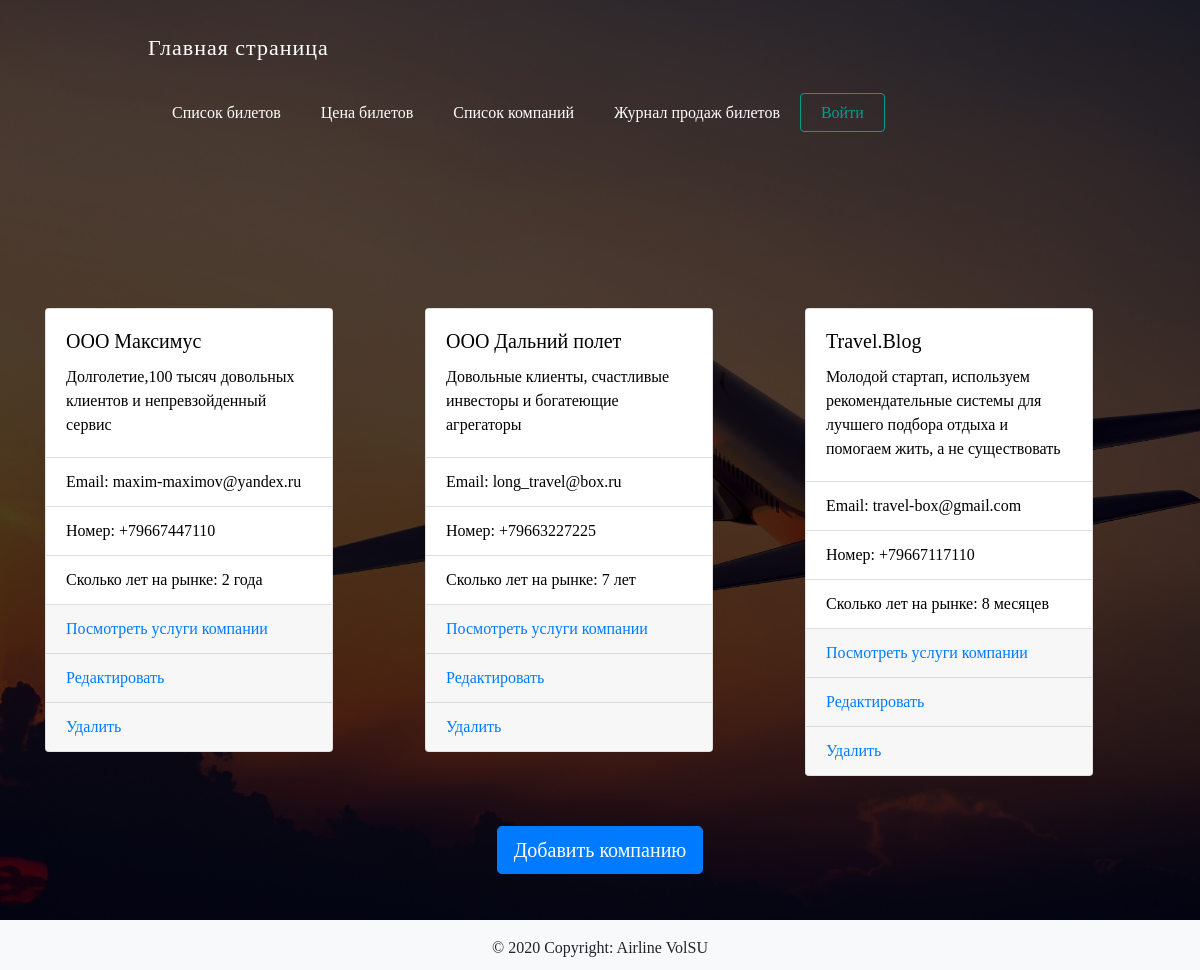
Screenshot of /list_company.php with the database file from the repository.
### tables this page shows
CREATE TABLE `company` (
  `company_id` int(255) NOT NULL AUTO_INCREMENT,
  `company_name` text NOT NULL,
  `company_email` text NOT NULL,
  `company_phone` text NOT NULL,
  `company_age` text NOT NULL,
  `company_info` mediumtext NOT NULL,
  PRIMARY KEY (`company_id`)
);

### list_company.php (the view, shortened to what this page needs)
<?php
require_once 'constants.php';
$sql = "SELECT * FROM `company`";
$result = $dbc -> query($sql);
?>
<!DOCTYPE html>
<html lang="en">
<head>
    <?php require_once 'header.php'; ?>
</head>
<body>
<div class="wrapper">
    <?php require_once 'navbar.php'; ?>
    <div class="content">
        <div class="container">
            <div class="row">
                <?php
                foreach ($result as $item){
                    $company_id = $item['company_id'];
                    $company_name = $item['company_name'];
                    $company_email = $item['company_email'];
                    $company_phone = $item['company_phone'];
                    $company_age = $item['company_age'];
                    $company_info = $item['company_info'];
                    echo ("
                        <div class=\"col-lg-4 col-md-4 col-sm-12 list\">
                            <div class=\"card\" style=\"width: 18rem;\">
                                <div class=\"card-body\">
                                    <h5 class=\"card-title\">$company_name</h5>
                                    <p class=\"card-text\">$company_info</p>
                                </div>
                                <ul class=\"list-group list-group-flush\">
                                    <li class=\"list-group-item\">Email: $company_email</li>
                                    <li class=\"list-group-item\">Номер: $company_phone</li>
                                    <li class=\"list-group-item\">Сколько лет на рынке: $company_age</li>
                                </ul>
                                <div class=\"card-footer\">
                                    <form action=\"list_company_service.php\" method=\"post\">
                                        <a href=\"#\" onclick=\"parentNode.submit();\">Посмотреть услуги компании</a>
                                        <input type=\"hidden\" name=\"look\" value=\"$company_id\"/>
                                    </form>
                                </div>
                                <div class=\"card-footer\">
                                    <form action=\"form_company.php\" method=\"post\">
                                        <a href=\"#\" onclick=\"parentNode.submit();\">Редактировать</a>
                                        <input type=\"hidden\" name=\"edit\" value=\"$company_id\"/>
                                    </form>
                                </div>
                                <div class=\"card-footer\">
                                    <form action=\"sql/crud_company.php\" method=\"post\">
                                        <a href=\"#\" onclick=\"parentNode.submit();\">Удалить</a>
                                        <input type=\"hidden\" name=\"delete\" value=\"$company_id\"/>
                                    </form>
                                </div>
                            </div>
                        </div>
                        ");
                }
                ?>
            </div>
            <div class="text-center">
                <form action="form_company.php">
                    <button class="btn btn-primary btn-lg" type="submit">
                        Добавить компанию
                    </button>
                </form>
            </div>
            <br>
            <br>
        </div>
        <br>
        <br>
    </div>
    <?php require_once 'footer.php'; ?>
</div>
</body>
</html>

### header.php (shortened to what this page needs)
<link rel="stylesheet" href="https://stackpath.bootstrapcdn.com/bootstrap/4.5.2/css/bootstrap.min.css"
>
<link rel="stylesheet" href="style/style.css">
<link rel="stylesheet" href="https://maxcdn.bootstrapcdn.com/font-awesome/"

### navbar.php
<div class="navbar">
    <div class="main">
        <a href="index.php">Главная страница</a>
    </div>
    <div class="menu">
        <ul>
            <li><a href="list_tickets.php">Список билетов</a><li>
            <li><a href="price_tickets.php">Цена билетов</a><li>
            <li><a href="list_company.php">Список компаний</a><li>
            <li><a href="#">Журнал продаж билетов</a><li>
            <li><a href=<?php
                if(empty($_SESSION['username']))echo "login.php";
                else echo "personal_profile.php";
                ?>>
                    <?php
                    if(empty($_SESSION['username']))echo "Войти";
                    else echo "Личный кабинет";
                    ?>
                </a><li>
        </ul>
    </div>
</div>

### footer.php
<footer class="footer">
    <div class="footer-copyright text-center py-3">© 2020 Copyright: Airline VolSU</div>
</footer>

### style/style.css (style rules this page uses)
html, body { margin: 0; padding: 0; width: 100%; }
.container { margin-top:8%; }
body { width:100%; height: 100vh; background: linear-gradient( rgba(0, 0, 0, 0.7), rgba(0, 0, 0, 0.7) ),url(../images/fly.jpg); background-position: center; background-repeat: no-repeat; background-size: cover; display: table; font-family: Montserrat; }
.main { letter-spacing: 1px; float: left; font-size:22px; line-height: 80px; padding: 0 6em; color:white; text-decoration: none; }
.menu { float:right; line-height: 50px; margin: 0 6em; }
.main a { text-decoration: none; color: white; }
.menu ul { list-style:none; }
.menu ul li { display: inline-block; }
.menu ul li a { text-decoration: none; color: #fff; font-size: 16px; font-weight: lighter; padding: 0 20px; }
ul li:nth-child(9) a { color: #009f8b; border: 1px solid #009f8b; padding: 10px 20px; border-radius: 4px; }
.row { color: #000; }
.list { margin-top: 50px; margin-bottom: 50px; }
.row { margin-top:40px; }
.footer { position: absolute; left: 0; bottom: 0; width: 100%; background: #f8f9fa; flex: 0 0 auto; height: 50px; position: fixed; }

### rows the page displays
company: company_name "ООО Максимус", company_info "Долголетие,100 тысяч довольных клиентов и непревзойденный сервис", company_email "maxim-maximov@yandex.ru", company_phone "+79667447110", company_age "2 года"
company: company_name "ООО Дальний полет", company_info "Довольные клиенты, счастливые инвесторы и богатеющие агрегаторы", company_email "long_travel@box.ru", company_phone "+79663227225", company_age "7 лет"
company: company_name "Travel.Blog", company_info "Молодой стартап, используем рекомендательные системы для лучшего подбора отдыха и помогаем жить, а не существовать", company_email "travel-box@gmail.com", company_phone "+79667117110", company_age "8 месяцев"
